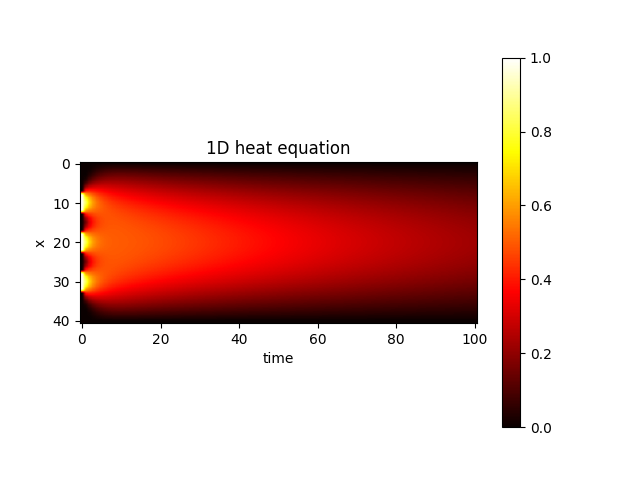

This chart was generated by the following Python code:
# 1D heat/diffusion equation, based on heat1e.py

import math
import numpy as np
import matplotlib.pyplot as plt

D, Nx, Nt, L, T = 1.0, 40, 500, 1.0, 0.1
t = np.linspace(0, T, num=Nt+1, dtype=float)
x = np.linspace(0, L, num=Nx+1, dtype=float)
dx = x[1] - x[0]
dt = t[1] - t[0]
r = D*dt / (dx*dx)
print ( "r = {}".format(r) )
assert r < 0.5

u = np.empty( (Nx+1,Nt+1), dtype=float )  # macierz na wszystkie wyniki

# initial condition, t=0
u[8:13,0] = 1.0
u[18:23,0] = 1.0
u[28:33,0] = 1.0

# for initial conditions in the form of hot points, boundary conditions do most
# of the job

# boundary condition, x=0 and x=L=1

# both ends are cold, the rod is wrapped with some cold material
u[0,:] = 0.0
u[Nx,:] = 0.0

# iteration/solution the linear algebraic equations
for j in range(Nt):
    u[1:-1,j+1] = r*u[:-2,j] + (1-2*r)*u[1:-1,j] + r*u[2:,j]

# visualization
print ( u )
plt.title("1D heat equation")
plt.xlabel("time") # odwrotnie!
plt.ylabel("x")

plt.imshow(u[:,::5], cmap='hot', interpolation='hamming')

plt.colorbar()
plt.show()
